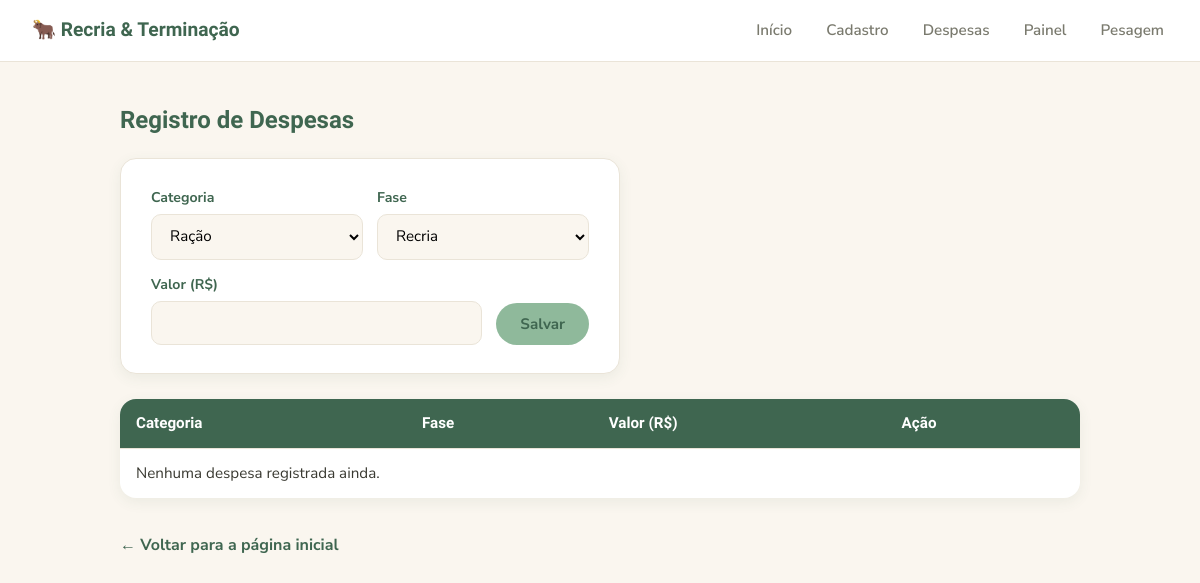
The page /despesas on the database as committed earlier.
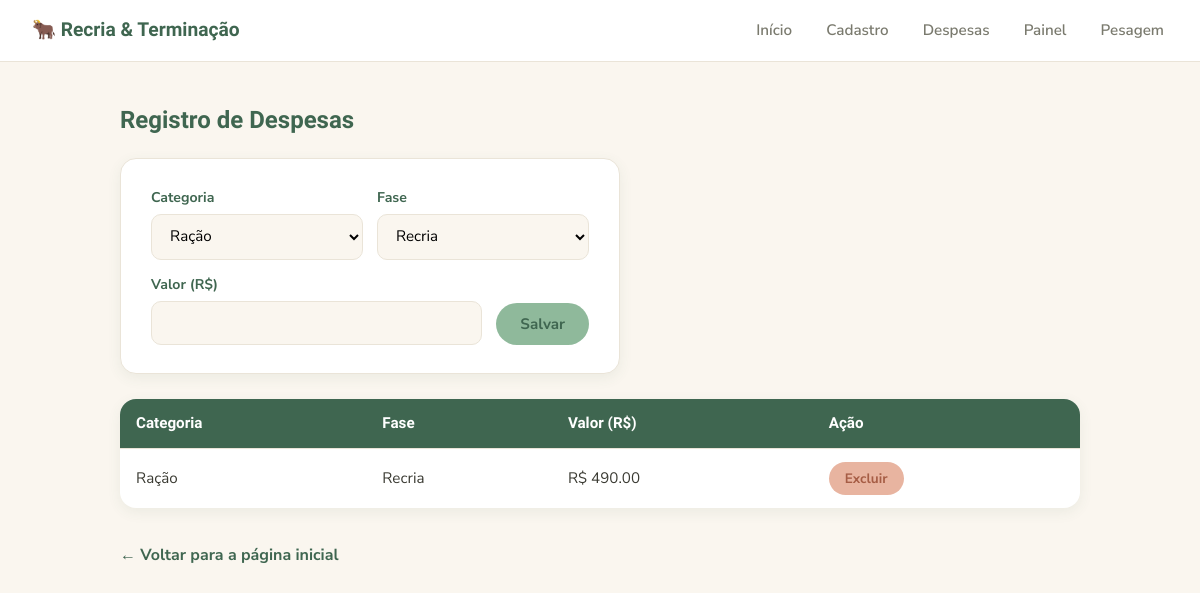
The same page on the database as committed later.
### tables this page shows
CREATE TABLE despesas (
            id INTEGER PRIMARY KEY AUTOINCREMENT,
            categoria TEXT NOT NULL,
            valor REAL NOT NULL
        , fase TEXT NOT NULL DEFAULT 'Recria');

### app.py (the view, shortened to what this page needs)
@app.route('/despesas', methods=['GET', 'POST'])
def despesas():
    conexao = conectar()
    lista_despesas = conexao.execute('SELECT * FROM despesas').fetchall()
    conexao.close()
    return render_template('despesas.html', despesas=lista_despesas)

### config_banco.py (called while the page is built)
def conectar():
    conexao = sqlite3.connect(CAMINHO_BANCO)
    conexao.row_factory = sqlite3.Row
    return conexao

### templates/despesas.html (shortened to what this page needs)
{% extends "base.html" %}
{% block conteudo %}
<h2>Registro de Despesas</h2>
<form action="{{ url_for('despesas') }}" method="POST" class="form-caixa form-linha">
    <div class="campo">
        <label for="categoria">Categoria</label>
        <select name="categoria" id="categoria">
            <option value="Ração">Ração</option>
        </select>
    </div>
    <div class="campo">
        <label for="fase">Fase</label>
        <select name="fase" id="fase">
            <option value="Recria">Recria</option>
        </select>
    </div>
    <div class="campo">
        <label for="valor">Valor (R$)</label>
        <input type="number" name="valor" id="valor" step="0.01" min="0" required>
    </div>
    <button type="submit">Salvar</button>
</form>
<table>
    <thead>
        <tr>
            <th>Categoria</th>
            <th>Fase</th>
            <th>Valor (R$)</th>
            <th>Ação</th>
        </tr>
    </thead>
    <tbody>
        {% for despesa in despesas %}
        <tr>
            <td>{{ despesa.categoria }}</td>
            <td>{{ despesa.fase }}</td>
            <td>R$ {{ "%.2f"|format(despesa.valor) }}</td>
            <td>
                <form action="{{ url_for('excluir_despesa', id_despesa=despesa.id) }}" method="POST">
                    <button type="submit" class="excluir">Excluir</button>
                </form>
            </td>
        </tr>
        {% else %}
        <tr>
            <td colspan="4">Nenhuma despesa registrada ainda.</td>
        </tr>
        {% endfor %}
    </tbody>
</table>
<a class="voltar" href="{{ url_for('index') }}">← Voltar para a página inicial</a>
{% endblock %}

Rows that differ between the two databases and show on the page:
added despesas: categoria "Ração", fase "Recria", valor "490.00"
Other text that changed with them:
text no longer shown: "Nenhuma despesa registrada ainda."
